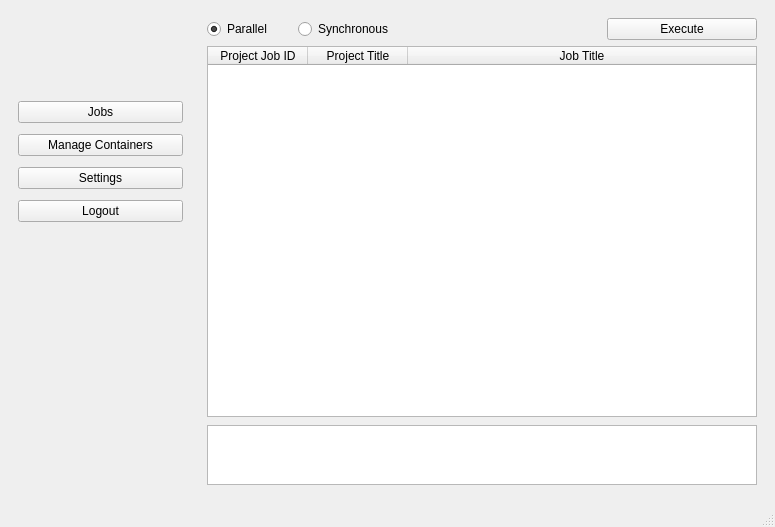
<?xml version="1.0" encoding="UTF-8"?>
<ui version="4.0">
 <class>MainWindow</class>
 <widget class="QMainWindow" name="MainWindow">
  <property name="geometry">
   <rect>
    <x>0</x>
    <y>0</y>
    <width>775</width>
    <height>527</height>
   </rect>
  </property>
  <property name="windowTitle">
   <string>Scientiflow GUI</string>
  </property>
  <widget class="QWidget" name="centralwidget">
   <layout class="QHBoxLayout" name="mainLayout">
    <item>
     <widget class="QWidget" name="sidebar" native="true">
      <layout class="QVBoxLayout" name="sidebarLayout">
       <item>
        <widget class="QLabel" name="label">
         <property name="sizePolicy">
          <sizepolicy hsizetype="Fixed" vsizetype="Fixed">
           <horstretch>0</horstretch>
           <verstretch>0</verstretch>
          </sizepolicy>
         </property>
         <property name="minimumSize">
          <size>
           <width>165</width>
           <height>77</height>
          </size>
         </property>
         <property name="maximumSize">
          <size>
           <width>117</width>
           <height>77</height>
          </size>
         </property>
         <property name="styleSheet">
          <string notr="true">font-size: 22pt; font-weight: bold; margin: 20px 0px 20px 0px;</string>
         </property>
         <property name="text">
          <string/>
         </property>
         <property name="pixmap">
          <pixmap>../scientiflow.jpg</pixmap>
         </property>
         <property name="scaledContents">
          <bool>true</bool>
         </property>
         <property name="alignment">
          <set>Qt::AlignmentFlag::AlignCenter</set>
         </property>
        </widget>
       </item>
       <item>
        <widget class="QPushButton" name="btn_jobs">
         <property name="sizePolicy">
          <sizepolicy hsizetype="Minimum" vsizetype="Fixed">
           <horstretch>0</horstretch>
           <verstretch>0</verstretch>
          </sizepolicy>
         </property>
         <property name="minimumSize">
          <size>
           <width>0</width>
           <height>0</height>
          </size>
         </property>
         <property name="text">
          <string>Jobs</string>
         </property>
        </widget>
       </item>
       <item>
        <spacer name="verticalSpacer_2">
         <property name="orientation">
          <enum>Qt::Orientation::Vertical</enum>
         </property>
         <property name="sizeType">
          <enum>QSizePolicy::Policy::Fixed</enum>
         </property>
         <property name="sizeHint" stdset="0">
          <size>
           <width>5</width>
           <height>5</height>
          </size>
         </property>
        </spacer>
       </item>
       <item>
        <widget class="QPushButton" name="btn_manage_containers">
         <property name="sizePolicy">
          <sizepolicy hsizetype="Minimum" vsizetype="Fixed">
           <horstretch>0</horstretch>
           <verstretch>0</verstretch>
          </sizepolicy>
         </property>
         <property name="text">
          <string>Manage Containers</string>
         </property>
        </widget>
       </item>
       <item>
        <spacer name="verticalSpacer_3">
         <property name="orientation">
          <enum>Qt::Orientation::Vertical</enum>
         </property>
         <property name="sizeType">
          <enum>QSizePolicy::Policy::Fixed</enum>
         </property>
         <property name="sizeHint" stdset="0">
          <size>
           <width>20</width>
           <height>5</height>
          </size>
         </property>
        </spacer>
       </item>
       <item>
        <widget class="QPushButton" name="btn_settings">
         <property name="sizePolicy">
          <sizepolicy hsizetype="Minimum" vsizetype="Fixed">
           <horstretch>0</horstretch>
           <verstretch>0</verstretch>
          </sizepolicy>
         </property>
         <property name="text">
          <string>Settings</string>
         </property>
        </widget>
       </item>
       <item>
        <spacer name="verticalSpacer_4">
         <property name="orientation">
          <enum>Qt::Orientation::Vertical</enum>
         </property>
         <property name="sizeType">
          <enum>QSizePolicy::Policy::Fixed</enum>
         </property>
         <property name="sizeHint" stdset="0">
          <size>
           <width>20</width>
           <height>5</height>
          </size>
         </property>
        </spacer>
       </item>
       <item>
        <widget class="QPushButton" name="btn_logout">
         <property name="sizePolicy">
          <sizepolicy hsizetype="Minimum" vsizetype="Fixed">
           <horstretch>0</horstretch>
           <verstretch>0</verstretch>
          </sizepolicy>
         </property>
         <property name="text">
          <string>Logout</string>
         </property>
        </widget>
       </item>
       <item>
        <spacer name="verticalSpacer">
         <property name="orientation">
          <enum>Qt::Orientation::Vertical</enum>
         </property>
         <property name="sizeHint" stdset="0">
          <size>
           <width>20</width>
           <height>5</height>
          </size>
         </property>
        </spacer>
       </item>
      </layout>
     </widget>
    </item>
    <item>
     <widget class="QStackedWidget" name="stackedWidget">
      <widget class="QWidget" name="page_jobs">
       <layout class="QVBoxLayout" name="jobsLayout">
        <item>
         <layout class="QHBoxLayout" name="executionOptionsLayout">
          <property name="sizeConstraint">
           <enum>QLayout::SizeConstraint::SetDefaultConstraint</enum>
          </property>
          <item>
           <widget class="QRadioButton" name="radio_parallel">
            <property name="text">
             <string>Parallel</string>
            </property>
            <property name="checked">
             <bool>true</bool>
            </property>
           </widget>
          </item>
          <item>
           <spacer name="horizontalSpacer">
            <property name="orientation">
             <enum>Qt::Orientation::Horizontal</enum>
            </property>
            <property name="sizeType">
             <enum>QSizePolicy::Policy::Fixed</enum>
            </property>
            <property name="sizeHint" stdset="0">
             <size>
              <width>20</width>
              <height>20</height>
             </size>
            </property>
           </spacer>
          </item>
          <item>
           <widget class="QRadioButton" name="radio_synchronous">
            <property name="text">
             <string>Synchronous</string>
            </property>
           </widget>
          </item>
          <item>
           <spacer name="horizontalSpacer1">
            <property name="orientation">
             <enum>Qt::Orientation::Horizontal</enum>
            </property>
            <property name="sizeType">
             <enum>QSizePolicy::Policy::MinimumExpanding</enum>
            </property>
            <property name="sizeHint" stdset="0">
             <size>
              <width>40</width>
              <height>20</height>
             </size>
            </property>
           </spacer>
          </item>
          <item>
           <widget class="QPushButton" name="btn_execute">
            <property name="sizePolicy">
             <sizepolicy hsizetype="Fixed" vsizetype="Fixed">
              <horstretch>0</horstretch>
              <verstretch>0</verstretch>
             </sizepolicy>
            </property>
            <property name="minimumSize">
             <size>
              <width>150</width>
              <height>0</height>
             </size>
            </property>
            <property name="text">
             <string>Execute</string>
            </property>
           </widget>
          </item>
         </layout>
        </item>
        <item>
         <widget class="QTableWidget" name="table_jobs">
          <property name="maximumSize">
           <size>
            <width>16777215</width>
            <height>16777215</height>
           </size>
          </property>
          <property name="rowCount">
           <number>0</number>
          </property>
          <property name="columnCount">
           <number>3</number>
          </property>
          <attribute name="horizontalHeaderStretchLastSection">
           <bool>true</bool>
          </attribute>
          <column>
           <property name="text">
            <string>Project Job ID</string>
           </property>
          </column>
          <column>
           <property name="text">
            <string>Project Title</string>
           </property>
          </column>
          <column>
           <property name="text">
            <string>Job Title</string>
           </property>
          </column>
         </widget>
        </item>
        <item>
         <spacer name="verticalSpacer_logs_top">
          <property name="orientation">
           <enum>Qt::Orientation::Vertical</enum>
          </property>
          <property name="sizeType">
           <enum>QSizePolicy::Policy::Fixed</enum>
          </property>
          <property name="sizeHint" stdset="0">
           <size>
            <width>20</width>
            <height>2</height>
           </size>
          </property>
         </spacer>
        </item>
        <item>
         <widget class="QTextBrowser" name="textBrowser_logs">
          <property name="sizePolicy">
           <sizepolicy hsizetype="Expanding" vsizetype="Expanding">
            <horstretch>0</horstretch>
            <verstretch>0</verstretch>
           </sizepolicy>
          </property>
          <property name="maximumSize">
           <size>
            <width>16777215</width>
            <height>60</height>
           </size>
          </property>
         </widget>
        </item>
        <item>
         <spacer name="verticalSpacer_logs_bottom">
          <property name="orientation">
           <enum>Qt::Orientation::Vertical</enum>
          </property>
          <property name="sizeType">
           <enum>QSizePolicy::Policy::Fixed</enum>
          </property>
          <property name="sizeHint" stdset="0">
           <size>
            <width>20</width>
            <height>2</height>
           </size>
          </property>
         </spacer>
        </item>
       </layout>
      </widget>
      <widget class="QWidget" name="page_manage_containers">
       <layout class="QVBoxLayout" name="containersLayout">
        <item>
         <widget class="QPushButton" name="btn_delete_containers">
          <property name="text">
           <string>Delete Containers</string>
          </property>
         </widget>
        </item>
        <item>
         <widget class="QTableWidget" name="table_containers">
          <property name="rowCount">
           <number>0</number>
          </property>
          <property name="columnCount">
           <number>2</number>
          </property>
          <attribute name="horizontalHeaderStretchLastSection">
           <bool>true</bool>
          </attribute>
          <column>
           <property name="text">
            <string/>
           </property>
          </column>
          <column>
           <property name="text">
            <string>Container Name</string>
           </property>
          </column>
         </widget>
        </item>
       </layout>
      </widget>
      <widget class="QWidget" name="page_settings">
       <layout class="QVBoxLayout" name="settingsLayout">
        <item>
         <spacer name="verticalSpacer2">
          <property name="orientation">
           <enum>Qt::Orientation::Vertical</enum>
          </property>
          <property name="sizeHint" stdset="0">
           <size>
            <width>20</width>
            <height>40</height>
           </size>
          </property>
         </spacer>
        </item>
       </layout>
      </widget>
      <widget class="QWidget" name="page_logout">
       <layout class="QVBoxLayout" name="logoutLayout">
        <item>
         <spacer name="verticalSpacer3">
          <property name="orientation">
           <enum>Qt::Orientation::Vertical</enum>
          </property>
          <property name="sizeHint" stdset="0">
           <size>
            <width>20</width>
            <height>40</height>
           </size>
          </property>
         </spacer>
        </item>
        <item>
         <widget class="QLabel" name="label_logout">
          <property name="text">
           <string>Click the Logout button in the sidebar to logout.</string>
          </property>
          <property name="alignment">
           <set>Qt::AlignmentFlag::AlignCenter</set>
          </property>
         </widget>
        </item>
       </layout>
      </widget>
     </widget>
    </item>
   </layout>
  </widget>
  <widget class="QStatusBar" name="statusbar"/>
 </widget>
 <resources/>
 <connections/>
</ui>
